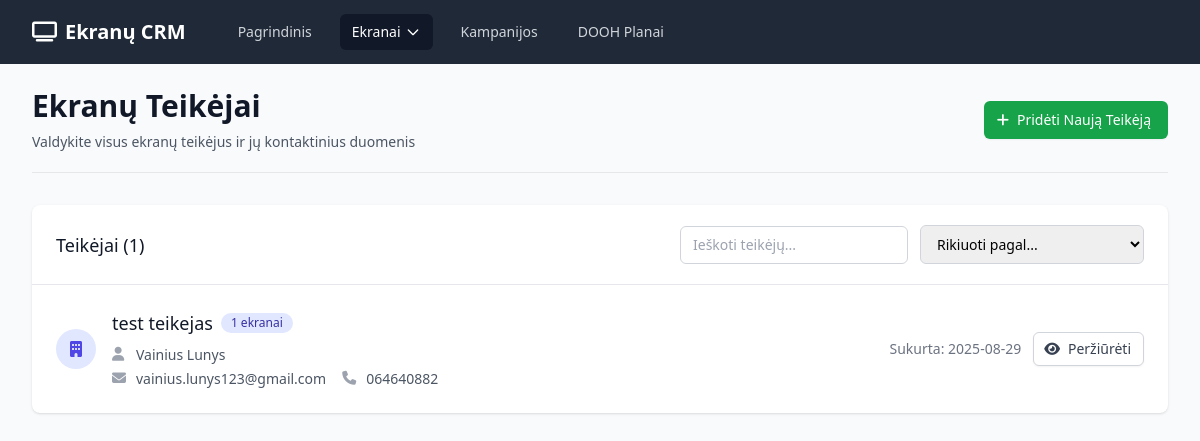
/providers, run on an earlier commit of the app's database.
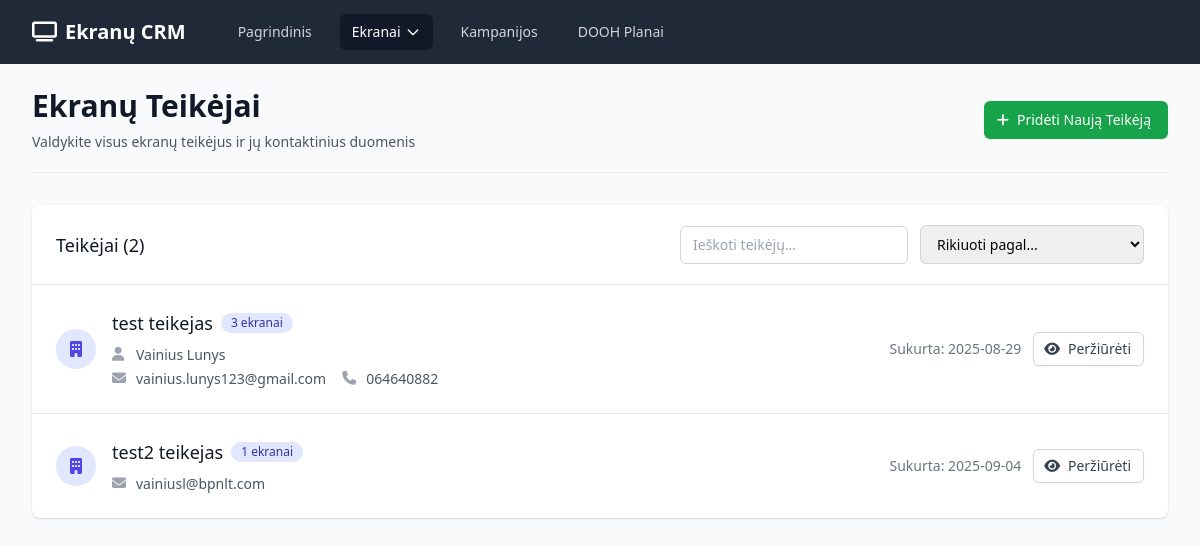
And on a later commit of the database.
### app.py (models this page shows)
class ScreenProvider(db.Model):
    id = db.Column(db.Integer, primary_key=True)
    name = db.Column(db.String(100), nullable=False)
    email = db.Column(db.String(100))
    phone = db.Column(db.String(20))
    contact_person = db.Column(db.String(100))
    created_at = db.Column(db.DateTime, default=datetime.utcnow)
    screens = db.relationship('Screen', backref='provider', lazy=True, cascade='all, delete-orphan')

### app.py (the view)
@app.route('/providers')
def providers():
    providers = ScreenProvider.query.all()
    return render_template('providers.html', providers=providers)

### templates/providers.html (shortened to what the changed rows need)
{% extends "base.html" %}
{% block content %}
<div class="pb-5 border-b border-gray-200 mb-8">
    <div class="flex justify-between items-center">
        <div>
            <h1 class="text-3xl font-bold text-gray-900">Ekranų Teikėjai</h1>
        </div>
    </div>
</div>
{% if providers %}
<div class="bg-white shadow overflow-hidden sm:rounded-lg mb-8">
    <div class="px-4 py-5 sm:px-6">
        <div class="flex justify-between items-center">
            <h3 class="text-lg leading-6 font-medium text-gray-900">Teikėjai ({{ providers|length }})</h3>
            <div class="flex items-center space-x-3">
                <input type="text" id="providerFilter" placeholder="Ieškoti teikėjų..."
                       class="px-3 py-2 border border-gray-300 rounded-md text-sm focus:outline-none focus:ring-indigo-500 focus:border-indigo-500">
                <select id="sortBy" class="px-3 py-2 border border-gray-300 rounded-md text-sm focus:outline-none focus:ring-indigo-500 focus:border-indigo-500">
                    <option value="">Rikiuoti pagal...</option>
                </select>
            </div>
        </div>
    </div>
    <div class="border-t border-gray-200">
        <ul class="divide-y divide-gray-200" id="providersList">
            {% for provider in providers %}
            <li class="provider-item hover:bg-gray-50">
                <div class="px-4 py-6 sm:px-6">
                    <div class="flex items-center justify-between">
                        <div class="flex items-center">
                            <div class="flex-shrink-0">
                                <div class="h-10 w-10 rounded-full bg-indigo-100 flex items-center justify-center">
                                    <i class="fas fa-building text-indigo-600"></i>
                                </div>
                            </div>
                            <div class="ml-4">
                                <div class="flex items-center">
                                    <p class="text-lg font-medium text-gray-900 provider-name">{{ provider.name }}</p>
                                    <span class="ml-2 inline-flex items-center px-2.5 py-0.5 rounded-full text-xs font-medium bg-indigo-100 text-indigo-800">
                                        {{ provider.screens|length }} ekranai
                                    </span>
                                </div>
                                <div class="mt-2 space-y-1">
                                    {% if provider.contact_person %}
                                    <div class="flex items-center text-sm text-gray-600">
                                        <i class="fas fa-user w-4 h-4 mr-2 text-gray-400"></i>
                                        <span>{{ provider.contact_person }}</span>
                                    </div>
                                    {% endif %}
                                    <div class="flex items-center space-x-4">
                                        {% if provider.email %}
                                        <div class="flex items-center text-sm text-gray-600">
                                            <i class="fas fa-envelope w-4 h-4 mr-2 text-gray-400"></i>
                                            <a href="mailto:{{ provider.email }}" class="hover:text-indigo-600">{{ provider.email }}</a>
                                        </div>
                                        {% endif %}
                                        {% if provider.phone %}
                                        <div class="flex items-center text-sm text-gray-600">
                                            <i class="fas fa-phone w-4 h-4 mr-2 text-gray-400"></i>
                                            <a href="tel:{{ provider.phone }}" class="hover:text-indigo-600">{{ provider.phone }}</a>
                                        </div>
                                        {% endif %}
                                    </div>
                                </div>
                            </div>
                        </div>
                        <div class="flex items-center space-x-3">
                            <span class="text-sm text-gray-500">
                                Sukurta: {{ provider.created_at.strftime('%Y-%m-%d') }}
                            </span>
                            <a href="{{ url_for('provider_detail', id=provider.id) }}"
                               class="inline-flex items-center px-3 py-2 border border-gray-300 shadow-sm text-sm leading-4 font-medium rounded-md text-gray-700 bg-white hover:bg-gray-50 focus:outline-none focus:ring-2 focus:ring-offset-2 focus:ring-indigo-500">
                                <i class="fas fa-eye -ml-0.5 mr-2"></i>
                                Peržiūrėti
                            </a>
                        </div>
                    </div>
                </div>
            </li>
            {% endfor %}
        </ul>
    </div>
</div>
{% endif %}
{% endblock %}

What changed in the data, as far as the page shows it:
computed for ScreenProvider "test teikejas": screens|length "1" → "3"
added ScreenProvider: name "test2 teikejas", screens|length "1", email "vainiusl@bpnlt.com", created_at "2025-09-04"
Also different on the page:
{{ providers|length }}: "1" → "2"
